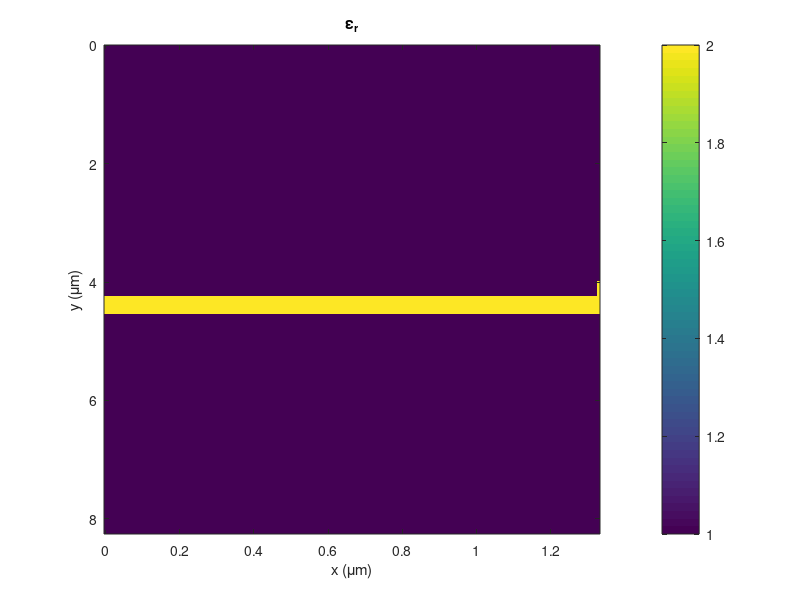

Recreate this plot in MATLAB. (Note: this script raises an error after producing the figure.)
%%%%%%%%%%%%%%%%%%%%%%%%%%%%%%%%%%%%%%%%%%%%%%%%%%%%%%%%%%%%%%%%%%%%%%%%%%
%   Resonance Grating - FDFD Simulation
%       This MATLAB files simulates a single period of a rectangular
%       grating using the Finite-Difference Frequency Domain method.
%       The wavelength sweep goes from 2 um to 1 um.
%%%%%%%%%%%%%%%%%%%%%%%%%%%%%%%%%%%%%%%%%%%%%%%%%%%%%%%%%%%%%%%%%%%%%%%%%%
set(0,'DefaultFigureWindowStyle','docked');

% close all;
clc;
clear all;
close all;

% UNITS
micrometers = 1;
millimeters = 1e3 * micrometers;
meters = 1e3 * millimeters;
degrees = pi/180;
seconds = 1;
hertz = 1/seconds;
gigahertz = 1e9 * hertz;

% CONSTANTS
c0 = 299792458 * meters/seconds;

% POINTS FOR SWEEP 
Nf = 501;
tot_ref = zeros(1,Nf);
tot_trn = tot_ref;
tot_con = tot_ref;

% FIGURE SETTINGS 
fig = 0;        % 0 for no figures, 1 for figure animation

%%%%%%%%%%%%%%%%%%%%%%%%%%%%%%%%%%%%%%%%%%%%%%%%%%%%%%%%%%%%%%%%%%%%%%%%%
%% DEFINE SIMULATION PARAMETERS
%%%%%%%%%%%%%%%%%%%%%%%%%%%%%%%%%%%%%%%%%%%%%%%%%%%%%%%%%%%%%%%%%%%%%%%%%
% SOURCE PARAMETERS
SRC.lam0 = 1.55 * micrometers;    % Free space wavelength
SRC.theta = 0 * degrees;
SRC.MODE = 'E';                   % EM mode
f0 = c0/SRC.lam0;
lam01 = 1.4 * micrometers;
lam02 = 1.7 * micrometers;
lam0 = linspace(lam01,lam02,Nf);

% GRATING PARAMETERS
lamd = 1.55 * micrometers;      % Design wavelength
fd   = c0/lamd;                 % Design frequency
ur   = 1.0;                     % Grating permeability
er   = 2.0;                     % Grating permittivity
nr   = sqrt(ur*er);             % Substrate refractive index 
w    = 0.5000*lamd;             % Tooth width
L    = 0.8621*lamd;             % Grating period
d    = 0.1500*lamd;             % Grating depth
t    = lamd/(2*nr);             % Substrate thickness

% EXTERNAL MATERIALS
ur1 = 1.0;                    % Reflection region permeability
er1 = 1.0;                    % Reflection region permittivity
ur2 = 1.0;                    % Transmission region permeability
er2 = 1.0;                    % Transmission region permittivity

% GRID PARAMETERS
NRES = 60;                    % Grid resolution
BUFZ = 2*lam02 * [1 1];       % Spacer region above and below grating
DEV.NPML = [20 20];           % Size of PML at top and bottom of grid

%%%%%%%%%%%%%%%%%%%%%%%%%%%%%%%%%%%%%%%%%%%%%%%%%%%%%%%%%%%%%%%%%%%%%%%%%
%% CALCULATE OPTIMIZED GRID
%%%%%%%%%%%%%%%%%%%%%%%%%%%%%%%%%%%%%%%%%%%%%%%%%%%%%%%%%%%%%%%%%%%%%%%%%
% Calculate refractive indices
ndev = sqrt(ur*er);
nref = sqrt(ur1*er1);
ntrn = sqrt(ur2*er2);

% Consider wavelengths
lam_min = min([lam01 lam02])/max([ndev nref ntrn]);
dlam = lam_min/NRES; 

% Consider mechanical parameters
dmin = w;            % x2 is the smallest defined distance
dd = dmin/2;   % Delta for distance

% Choose the highest resolution
dx = dlam;
dy = dx;

% Snap grid to critical dimension (in this case L and d+t)
Nx = 2*ceil(L/dx/2) + 1;      % First guess at grid spacing (odd for periodic)
Ny = ceil((d+t)/dy);

% Calculate new grid resolutions
dx = L/Nx;
dy = (d+t)/Ny;

% Incorporate PML and spacer regions
Ny = Ny + DEV.NPML(1) + DEV.NPML(2) + ceil(BUFZ(1)/dy) + ceil(BUFZ(2)/dy);

% Calculate 2x grid
Nx2 = 2*Nx;
Ny2 = 2*Ny;
dx2 = dx/2;
dy2 = dy/2;
DEV.RES = [dx2,dy2];
xa2 = [0:Nx2-1]*dx2;
ya2 = [0:Ny2-1]*dy2;

f = linspace(0.01,0.99,Nf);
for n = 1:Nf
    ff = f(n);
%%%%%%%%%%%%%%%%%%%%%%%%%%%%%%%%%%%%%%%%%%%%%%%%%%%%%%%%%%%%%%%%%%%%%%%%%
%% BUILD DEVICE ON 2x GRID
%%%%%%%%%%%%%%%%%%%%%%%%%%%%%%%%%%%%%%%%%%%%%%%%%%%%%%%%%%%%%%%%%%%%%%%%%
UR2 = ur1*ones(Nx2,Ny2);
ER2 = er1*ones(Nx2,Ny2);

% Calculate start and stop indices for filling in the grid
nt1 = 2*DEV.NPML(1) + ceil(BUFZ(1)/dy2);
nt2 = nt1 + round(t/dy2) - 1;
% nd1 = round((nt2+nt1)/2);
% nd2 = nt2;
nd2 = nt2;
nd1 = nt2 - round(d/dy2);
nx1 = round(Nx2*ff/2);
nx2 = round(Nx2 - Nx2*ff/2);

% Fill in the permeability regions
UR2(:,:) = ur;

% Fill in the permittivity regions
ER2(:,nt1:nt2) = er;
ER2(nx1:nx2,nd1:nd2) = 1;


DEV.UR2 = fliplr(UR2);
DEV.ER2 = fliplr(ER2);


% figure('color','w');
if fig
    subplot(121);
end
imagesc(xa2,ya2,DEV.ER2');
title('\epsilon_r');
xlabel('x (\mum)'); ylabel('y (\mum)');
colorbar;

%%%%%%%%%%%%%%%%%%%%%%%%%%%%%%%%%%%%%%%%%%%%%%%%%%%%%%%%%%%%%%%%%%%%%%%%%
%% IMPLEMENT FDFD
%%%%%%%%%%%%%%%%%%%%%%%%%%%%%%%%%%%%%%%%%%%%%%%%%%%%%%%%%%%%%%%%%%%%%%%%%
    tic;
    SRC.lam0 = lam0(n);         %angle of incidence
    DAT = fdfd2d(DEV,SRC);
    tot_ref(n) = DAT.REF;
    tot_trn(n) = DAT.TRN;
    tot_con(n) = DAT.CON;
    clc;
    time = toc;
    min = floor(time*(Nf-n)/60);
    sec = round((time*(Nf-n)/60 - min)*60);
    disp(['Estimated Time: ' num2str(min) ' minutes '...
            num2str(sec) ' seconds']);
    disp([num2str(n) ' out of ' num2str(Nf) ' Iterations']);
%     figure(1);
%     plot(theta(1:n)./degrees,100.*tot_ref(1:n),'r','linewidth',2);
%     hold on;
%     plot(theta(1:n)./degrees,100.*tot_trn(1:n),'b','linewidth',2);
%     plot(theta(1:n)./degrees,100.*tot_con(1:n),'g','linewidth',2);
%     hold off;
%     title('Device Behavior');
%     xlabel('Angle of Incidence (degrees)'); ylabel('Power');
%     xlim([theta(1) theta(end)]./degrees); ylim([0 102]);
%     drawnow;
    
%     figure(1);
%     subplot(131);
%     imagesc(dx2.*[-floor(Nx2/2),floor(Nx2/2)],dy.*[0,Ny-1],DEV.UR2'); 
%     title('\mu_{r}');
%     xlabel('x (cm)'); ylabel('y (cm)'); caxis([1 10]);
%     colorbar;
%     axis equal tight;
% 
%     subplot(132);
%     imagesc(dx2.*[-floor(Nx2/2),floor(Nx2/2)],dy.*[0,Ny-1],DEV.ER2'); 
%     title('\epsilon_{r}');
%     xlabel('x (cm)'); ylabel('y (cm)'); caxis([1 10]);
%     colorbar;
%     axis equal tight;
    if fig
        subplot(122);
        imagesc(dx.*[0,Nx-1],dy.*[0,Ny-1],real(DAT.F)'); 
        title([SRC.MODE ' Mode @ ' num2str(SRC.lam0) ' \mum']);
        shading interp;
        xlabel('x (\mum)'); ylabel('y (\mum)');
        colorbar;
    %     axis equal tight;
        drawnow;
    end
end
%%%%%%%%%%%%%%%%%%%%%%%%%%%%%%%%%%%%%%%%%%%%%%%%%%%%%%%%%%%%%%%%%%%%%%%%%
%% DISPLAY
%%%%%%%%%%%%%%%%%%%%%%%%%%%%%%%%%%%%%%%%%%%%%%%%%%%%%%%%%%%%%%%%%%%%%%%%%

disp('DASHBOARD PARAMETERS:');
disp(['Source Frequency = ' num2str(f0(end)./gigahertz) ' GHz']);
disp(['Angle of Incidence = ' num2str(SRC.theta./degrees) ' degrees']);
disp(['Electromagnetic Mode = ' SRC.MODE]);
disp(['Device Design Frequency = ' num2str(fd./gigahertz) ' GHz']);
disp(['w = ' num2str(w./micrometers) ' mm']);
disp(['L = ' num2str(L./micrometers) ' mm']);
disp(['d = ' num2str(d./micrometers) ' mm']);
disp(['t = ' num2str(t./micrometers) ' mm']);
disp(['ur = ' num2str(ur)]);
disp(['er = ' num2str(er)]);
disp(['ur1 = ' num2str(ur1)]);
disp(['er1 = ' num2str(er1)]);
disp(['ur2 = ' num2str(ur2)]);
disp(['er2 = ' num2str(er2)]);
disp(['NRES = ' num2str(NRES)]);
disp(['BUFZ = [' num2str(BUFZ(1)/SRC.lam0) ' ' num2str(BUFZ(2)/SRC.lam0) ']*lam0']);
disp(['NPML = [' num2str(DEV.NPML(1)) ' ' num2str(DEV.NPML(2)) ']']);
disp(' ');

ref_diff_orders = find(DAT.RDE);
trn_diff_orders = find(DAT.TDE);
disp('REFLECTION DIFFRACTION ORDERS:');
for n = ref_diff_orders(1):ref_diff_orders(end)
    disp(['RDE(' num2str(n - ceil(Nx/2)) ') = ' num2str(100*DAT.RDE(n)) '%']);
end
disp(' ');
disp('TRANSMISSION DIFFRACTION ORDERS:');
for n = trn_diff_orders(1):trn_diff_orders(end)
    disp(['TDE(' num2str(n - ceil(Nx/2)) ') = ' num2str(100*DAT.TDE(n)) '%']);
end
disp(' ');

disp('OVERALL:');
disp(['REF = ' num2str(100*DAT.REF) '%']);
disp(['TRN = ' num2str(100*DAT.TRN) '%']);
disp(['CON = ' num2str(100*DAT.CON) '%']);

figure('color','white');
plot(f,100.*tot_ref,'r','linewidth',2);
hold on;
plot(f,100.*tot_trn,'b','linewidth',2);
plot(f,100.*tot_con,'--k','linewidth',2);
hold off;
title([SRC.MODE ' Mode Fill Fraction Sweep']);
xlabel('Fill Fraction'); ylabel('Power (%)');
legend('Reflectance','Transmittance','Conservation');
% xlim([lam0(1) lam0(end)]./micrometers); 
ylim([0 102]);




